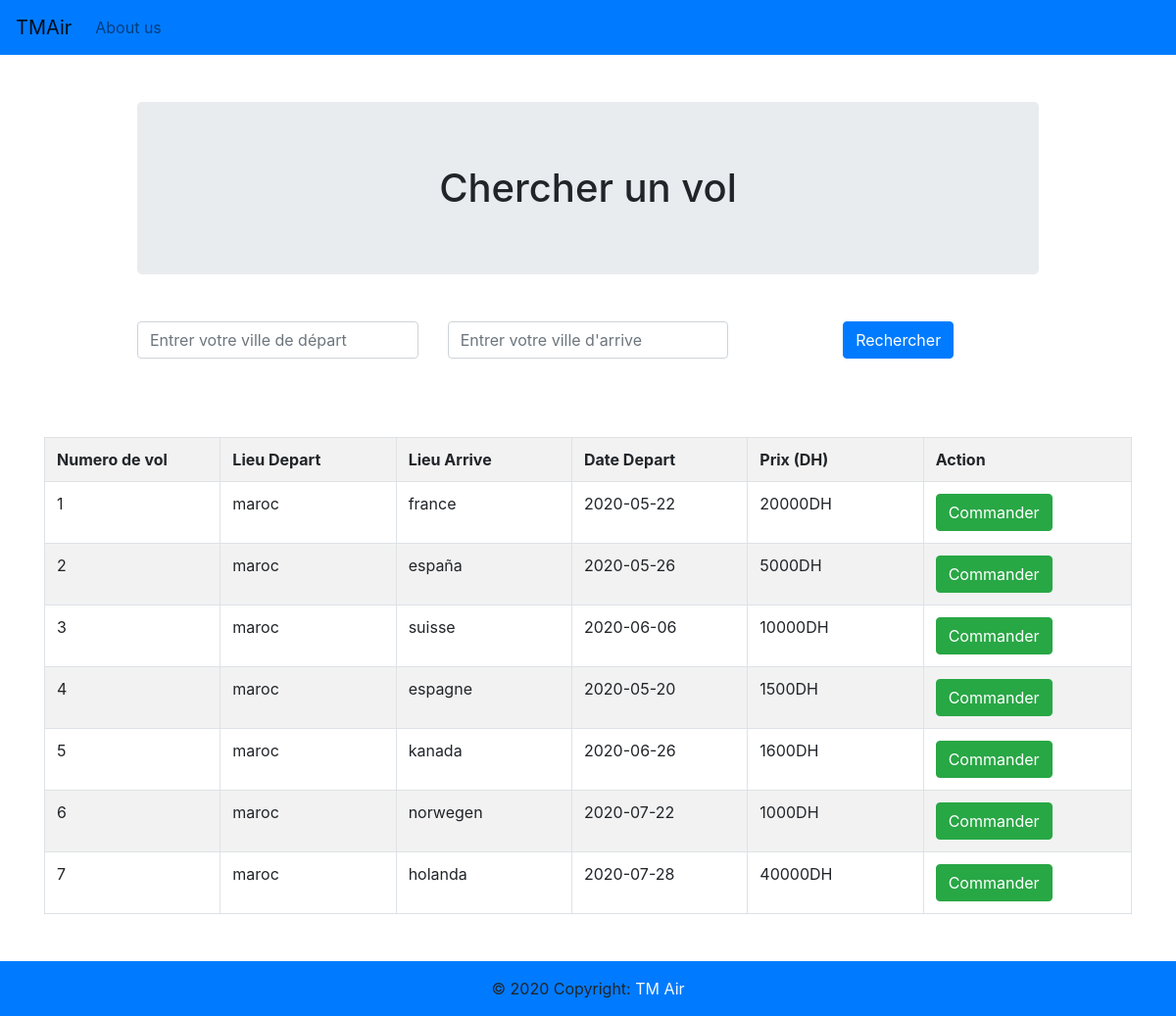
Before: /FirstPage/index.php with the older database file.
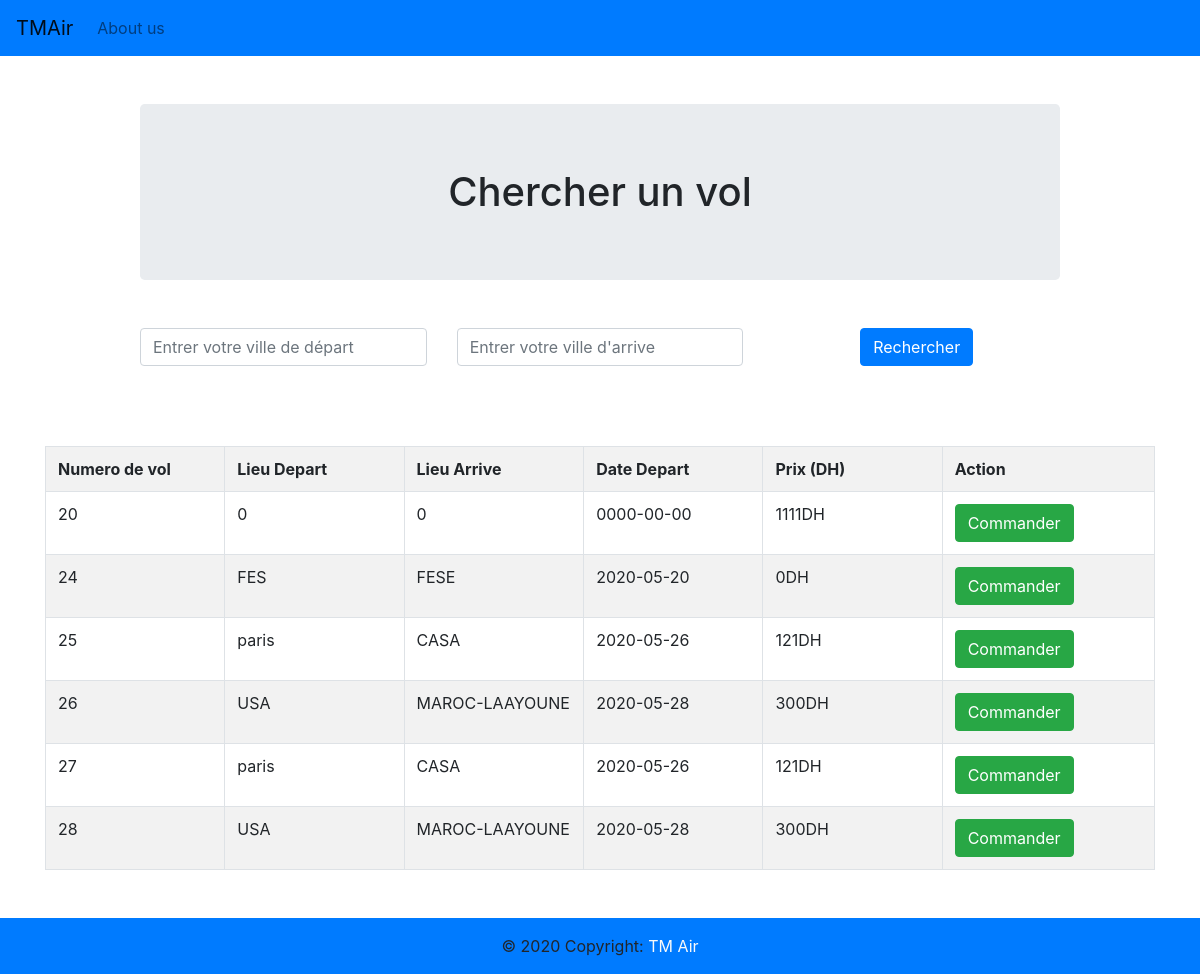
After: the same page with the newer database file.
### tables this page shows
CREATE TABLE `vols` (
  `id` int(11) NOT NULL,
  `name` varchar(255) NOT NULL,
  `price` int(10) NOT NULL,
  `image` text NOT NULL,
  `created` timestamp NOT NULL DEFAULT current_timestamp(),
  `pays_depart` varchar(111) NOT NULL,
  `pays_arrive` varchar(111) NOT NULL,
  `date_vol` date NOT NULL,
  `hour_vol` int(11) NOT NULL,
  `minute_vol` int(11) NOT NULL,
  `nb_place` int(11) NOT NULL
);

### FirstPage/index.php (the view, shortened to what this page needs)
<html>
 <head>
  <link rel="stylesheet" href="https://cdnjs.cloudflare.com/ajax/libs/font-awesome/5.11.2/css/all.css">
  <link rel="stylesheet" href="https://stackpath.bootstrapcdn.com/bootstrap/4.4.1/css/bootstrap.min.css">
 </head>
 <body>
 <nav class="navbar navbar-expand-lg navbar-light bg-primary">
  <a class="navbar-brand" href="#">TMAir</a>
  <div class="collapse navbar-collapse" id="navbarNav">
    <ul class="navbar-nav">
      <li class="nav-item">
        <a class="nav-link" href="#">About us</a>
      </li>
    </ul>
  </div>
</nav>
        <div class="slider_area">
        <div class="single_slider  d-flex align-items-center slider_bg_1">
            <div class="container">
                <div class="row align-items-center justify-content-center">
                    <div class="col-xl-10">
                        <div class="slider_text text-center justify-content-center">
                            <h1 class="jumbotron mt-5">Chercher un vol</h1>
                                <?php
                                $connect = mysqli_connect("localhost", "root", "", "cr");
                                if(isset($_POST['pays_depart'], $_POST['pays_arrive'])){
                                    $searchkey = $_POST['pays_depart'];
                                    $searchkey1 = $_POST['pays_arrive'];
                                    $sql = "SELECT * FROM vols WHERE pays_depart LIKE '%$searchkey%' AND pays_arrive LIKE '%$searchkey1%' ";
                                } else {
                                    $sql = "SELECT * FROM vols";
                                    $searchkey = "";
                                    $searchkey1 = "";
                                }
                                $result = mysqli_query($connect, $sql);
                                ?>
                                <form action="" class="mt-5" method="POST">
                                <center>
                                    <div class="row align-items-center">
                                        <div class="col-xl-4 col-md-4 form-group">
                                                <input type="text" class="form-control" value="<?php echo $searchkey; ?>" placeholder="Entrer votre ville de départ" name="pays_depart" id="select1">
                                        </div>
                                        <div class="col-xl-4 col-md-4 form-group">
                                            <input type="text" class="form-control" value="<?php echo $searchkey1; ?>" placeholder="Entrer votre ville d'arrive" name="pays_arrive" id="select2">
                                     </div>
                                        <div class="col-xl-4 col-md-4">
                                            <div class="button_search form-group">
                                                <button class="boxed-btn2 btn btn-primary" id="search">Rechercher</button>
                                            </div>
                                        </div>
                                    </div>
                                    </center>
                                </form>
                        </div>
                    </div>
                </div>
            </div>
        </div>
    </div>
    <div id="table_class" class="container mt-5">
        <table id="data" class="table table-bordered table-striped">
                <tr>
                    <th width="10%">Numero de vol</th>
                    <th width="10%">Lieu Depart</th>
                    <th width="10%">Lieu Arrive</th>
                    <th width="10%">Date Depart</th>
                    <th width="10%">Prix (DH)</th>
                    <th width="10%">Action</th>
                </tr>
                <?php while($row = mysqli_fetch_object($result)){ ?>
                <tr>
                    <td><?php echo $row->id ?></td>
                    <td><?php echo $row->pays_depart ?></td>
                    <td><?php echo $row->pays_arrive ?></td>
                    <td><?php echo $row->date_vol ?></td>
                    <td><?php echo $row->price ?>DH</td>
                    <td><a href="read_one.php?id=<?php echo $row->id ?> " ><button id="commande" class="btn btn-success">Commander</button><a/></td>
                </tr>
                <?php } ?>
        </table>
    </div>
    <footer class="page-footer font-small bg-primary">
<div class="footer-copyright text-center mt-5 py-3 mb-0">© 2020 Copyright:<a href="" class="text-light"> TM Air</a></div>
</footer>
</body>
</html>

Changed rows visible on the page:
removed vols: id "1", pays_depart "maroc", pays_arrive "france", date_vol "2020-05-22", price "20000"
removed vols: id "2", pays_depart "maroc", pays_arrive "españa", date_vol "2020-05-26", price "5000"
removed vols: id "3", pays_depart "maroc", pays_arrive "suisse", date_vol "2020-06-06", price "10000"
removed vols: id "4", pays_depart "maroc", pays_arrive "espagne", date_vol "2020-05-20", price "1500"
removed vols: id "5", pays_depart "maroc", pays_arrive "kanada", date_vol "2020-06-26", price "1600"
removed vols: id "6", pays_depart "maroc", pays_arrive "norwegen", date_vol "2020-07-22", price "1000"
removed vols: id "7", pays_depart "maroc", pays_arrive "holanda", date_vol "2020-07-28", price "40000"
added vols: id "20", pays_depart "0", pays_arrive "0", date_vol "0000-00-00", price "1111"
added vols: id "24", pays_depart "FES", pays_arrive "FESE", date_vol "2020-05-20", price "0"
added vols: id "25", pays_depart "paris", pays_arrive "CASA", date_vol "2020-05-26", price "121"
added vols: id "26", pays_depart "USA", pays_arrive "MAROC-LAAYOUNE", date_vol "2020-05-28", price "300"
added vols: id "27", pays_depart "paris", pays_arrive "CASA", date_vol "2020-05-26", price "121"
added vols: id "28", pays_depart "USA", pays_arrive "MAROC-LAAYOUNE", date_vol "2020-05-28", price "300"
